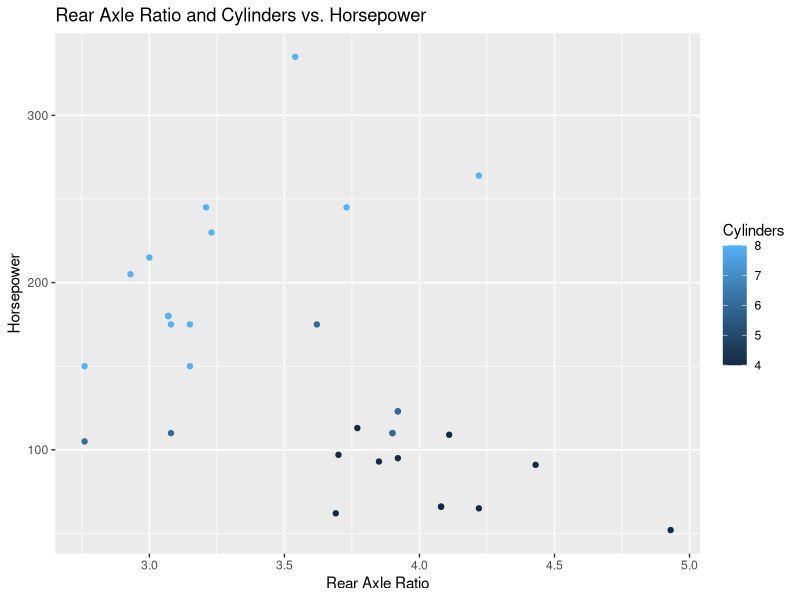

Write R code to recreate this figure.
# Loading Libraries
library(ggplot2)


# Creating a copy of and inspecting mtcars (built in dataset)
carData <- mtcars
carData
summary(carData)
  
# Creating visual of relationship between horsepower (dependent) vs. cylinders 
# and weight
plot <- ggplot(mtcars, aes(x=drat, y=hp, col=cyl)) + geom_point() + 
  xlab("Rear Axle Ratio") + ylab("Horsepower") + labs(col="Cylinders") + 
  ggtitle("Rear Axle Ratio and Cylinders vs. Horsepower") 
  
plot 
